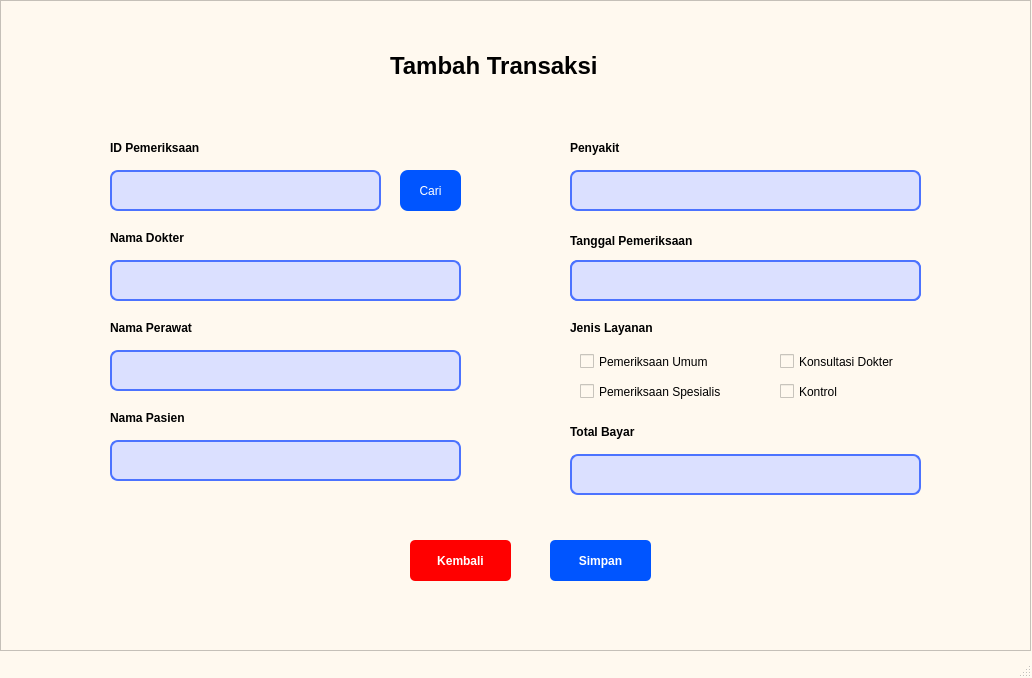
<?xml version="1.0" encoding="UTF-8"?>
<ui version="4.0">
 <class>MainWindow</class>
 <widget class="QMainWindow" name="MainWindow">
  <property name="geometry">
   <rect>
    <x>0</x>
    <y>0</y>
    <width>1032</width>
    <height>678</height>
   </rect>
  </property>
  <property name="windowTitle">
   <string>MainWindow</string>
  </property>
  <property name="styleSheet">
   <string notr="true">QMainWindow{ 
	background-color: rgb(255, 249, 239);
}</string>
  </property>
  <widget class="QWidget" name="centralwidget">
   <property name="styleSheet">
    <string notr="true">QWidget{ 
	background-color: rgb(255, 249, 239);
}</string>
   </property>
   <widget class="QFrame" name="frame">
    <property name="geometry">
     <rect>
      <x>0</x>
      <y>0</y>
      <width>1031</width>
      <height>651</height>
     </rect>
    </property>
    <property name="styleSheet">
     <string notr="true">QFrame{ 
	background-color: rgb(255, 249, 239);
}</string>
    </property>
    <property name="frameShape">
     <enum>QFrame::StyledPanel</enum>
    </property>
    <property name="frameShadow">
     <enum>QFrame::Raised</enum>
    </property>
    <widget class="QLabel" name="label_9">
     <property name="geometry">
      <rect>
       <x>570</x>
       <y>140</y>
       <width>121</width>
       <height>16</height>
      </rect>
     </property>
     <property name="font">
      <font>
       <weight>75</weight>
       <bold>true</bold>
      </font>
     </property>
     <property name="text">
      <string>Penyakit</string>
     </property>
    </widget>
    <widget class="QLabel" name="label_4">
     <property name="geometry">
      <rect>
       <x>390</x>
       <y>40</y>
       <width>271</width>
       <height>51</height>
      </rect>
     </property>
     <property name="font">
      <font>
       <pointsize>18</pointsize>
       <weight>75</weight>
       <bold>true</bold>
      </font>
     </property>
     <property name="text">
      <string>Tambah Transaksi</string>
     </property>
    </widget>
    <widget class="QPushButton" name="pushButton_3">
     <property name="geometry">
      <rect>
       <x>400</x>
       <y>170</y>
       <width>61</width>
       <height>41</height>
      </rect>
     </property>
     <property name="styleSheet">
      <string notr="true">QPushButton {
    background-color: rgb(0, 85, 255);
	border-radius: 8px;
	color: white
}</string>
     </property>
     <property name="text">
      <string>Cari</string>
     </property>
    </widget>
    <widget class="QLabel" name="label_11">
     <property name="geometry">
      <rect>
       <x>570</x>
       <y>320</y>
       <width>121</width>
       <height>16</height>
      </rect>
     </property>
     <property name="font">
      <font>
       <weight>75</weight>
       <bold>true</bold>
      </font>
     </property>
     <property name="text">
      <string>Jenis Layanan</string>
     </property>
    </widget>
    <widget class="QLabel" name="label_7">
     <property name="geometry">
      <rect>
       <x>570</x>
       <y>260</y>
       <width>351</width>
       <height>41</height>
      </rect>
     </property>
     <property name="styleSheet">
      <string notr="true">QLabel {
    border: 2px solid rgb(76, 115, 255);
    background-color: rgb(219, 224, 255);
	border-radius: 8px
}</string>
     </property>
     <property name="text">
      <string/>
     </property>
    </widget>
    <widget class="QLabel" name="label_5">
     <property name="geometry">
      <rect>
       <x>110</x>
       <y>320</y>
       <width>121</width>
       <height>16</height>
      </rect>
     </property>
     <property name="font">
      <font>
       <weight>75</weight>
       <bold>true</bold>
      </font>
     </property>
     <property name="text">
      <string>Nama Perawat</string>
     </property>
    </widget>
    <widget class="QLineEdit" name="lineEdit_4">
     <property name="geometry">
      <rect>
       <x>110</x>
       <y>170</y>
       <width>271</width>
       <height>41</height>
      </rect>
     </property>
     <property name="styleSheet">
      <string notr="true">QLineEdit {
    border: 2px solid rgb(76, 115, 255);
    background-color: rgb(219, 224, 255);
	border-radius: 8px
}</string>
     </property>
    </widget>
    <widget class="QLabel" name="label_6">
     <property name="geometry">
      <rect>
       <x>110</x>
       <y>230</y>
       <width>111</width>
       <height>16</height>
      </rect>
     </property>
     <property name="font">
      <font>
       <weight>75</weight>
       <bold>true</bold>
      </font>
     </property>
     <property name="text">
      <string>Nama Dokter</string>
     </property>
    </widget>
    <widget class="QPushButton" name="pushButton_4">
     <property name="geometry">
      <rect>
       <x>550</x>
       <y>540</y>
       <width>101</width>
       <height>41</height>
      </rect>
     </property>
     <property name="font">
      <font>
       <weight>75</weight>
       <bold>true</bold>
      </font>
     </property>
     <property name="styleSheet">
      <string notr="true">QPushButton {
    background-color: rgb(0, 85, 255);
    color: white;
    border-radius: 5px;   
    padding: 6px;           
}</string>
     </property>
     <property name="text">
      <string>Simpan</string>
     </property>
    </widget>
    <widget class="QLabel" name="label_10">
     <property name="geometry">
      <rect>
       <x>110</x>
       <y>140</y>
       <width>131</width>
       <height>16</height>
      </rect>
     </property>
     <property name="font">
      <font>
       <weight>75</weight>
       <bold>true</bold>
      </font>
     </property>
     <property name="text">
      <string>ID Pemeriksaan</string>
     </property>
    </widget>
    <widget class="QLabel" name="label_12">
     <property name="geometry">
      <rect>
       <x>110</x>
       <y>260</y>
       <width>351</width>
       <height>41</height>
      </rect>
     </property>
     <property name="styleSheet">
      <string notr="true">QLabel {
    border: 2px solid rgb(76, 115, 255);
    background-color: rgb(219, 224, 255);
	border-radius: 8px
}</string>
     </property>
     <property name="text">
      <string/>
     </property>
    </widget>
    <widget class="QLabel" name="label_13">
     <property name="geometry">
      <rect>
       <x>110</x>
       <y>350</y>
       <width>351</width>
       <height>41</height>
      </rect>
     </property>
     <property name="styleSheet">
      <string notr="true">QLabel {
    border: 2px solid rgb(76, 115, 255);
    background-color: rgb(219, 224, 255);
	border-radius: 8px
}</string>
     </property>
     <property name="text">
      <string/>
     </property>
    </widget>
    <widget class="QPushButton" name="pushButton_7">
     <property name="geometry">
      <rect>
       <x>410</x>
       <y>540</y>
       <width>101</width>
       <height>41</height>
      </rect>
     </property>
     <property name="font">
      <font>
       <weight>75</weight>
       <bold>true</bold>
      </font>
     </property>
     <property name="styleSheet">
      <string notr="true">QPushButton {
    background-color: rgb(255, 0, 0);
    color: white;
    border-radius: 5px;   
    padding: 6px;           
}</string>
     </property>
     <property name="text">
      <string>Kembali</string>
     </property>
    </widget>
    <widget class="QLabel" name="label_14">
     <property name="geometry">
      <rect>
       <x>570</x>
       <y>424</y>
       <width>101</width>
       <height>16</height>
      </rect>
     </property>
     <property name="font">
      <font>
       <weight>75</weight>
       <bold>true</bold>
      </font>
     </property>
     <property name="text">
      <string>Total Bayar</string>
     </property>
    </widget>
    <widget class="QLabel" name="label_15">
     <property name="geometry">
      <rect>
       <x>570</x>
       <y>170</y>
       <width>351</width>
       <height>41</height>
      </rect>
     </property>
     <property name="styleSheet">
      <string notr="true">QLabel {
    border: 2px solid rgb(76, 115, 255);
    background-color: rgb(219, 224, 255);
	border-radius: 8px
}</string>
     </property>
     <property name="text">
      <string/>
     </property>
    </widget>
    <widget class="QLabel" name="label_31">
     <property name="geometry">
      <rect>
       <x>570</x>
       <y>260</y>
       <width>351</width>
       <height>41</height>
      </rect>
     </property>
     <property name="styleSheet">
      <string notr="true">QLabel {
    border: 2px solid rgb(76, 115, 255);
    background-color: rgb(219, 224, 255);
	border-radius: 8px
}</string>
     </property>
     <property name="text">
      <string/>
     </property>
    </widget>
    <widget class="QLabel" name="label_32">
     <property name="geometry">
      <rect>
       <x>110</x>
       <y>410</y>
       <width>111</width>
       <height>16</height>
      </rect>
     </property>
     <property name="font">
      <font>
       <weight>75</weight>
       <bold>true</bold>
      </font>
     </property>
     <property name="text">
      <string>Nama Pasien</string>
     </property>
    </widget>
    <widget class="QLabel" name="label_33">
     <property name="geometry">
      <rect>
       <x>570</x>
       <y>230</y>
       <width>181</width>
       <height>21</height>
      </rect>
     </property>
     <property name="font">
      <font>
       <weight>75</weight>
       <bold>true</bold>
      </font>
     </property>
     <property name="text">
      <string>Tanggal Pemeriksaan</string>
     </property>
    </widget>
    <widget class="QLabel" name="label_34">
     <property name="geometry">
      <rect>
       <x>570</x>
       <y>454</y>
       <width>351</width>
       <height>41</height>
      </rect>
     </property>
     <property name="styleSheet">
      <string notr="true">QLabel {
    border: 2px solid rgb(76, 115, 255);
    background-color: rgb(219, 224, 255);
	border-radius: 8px
}</string>
     </property>
     <property name="text">
      <string/>
     </property>
    </widget>
    <widget class="QLabel" name="label_35">
     <property name="geometry">
      <rect>
       <x>110</x>
       <y>440</y>
       <width>351</width>
       <height>41</height>
      </rect>
     </property>
     <property name="styleSheet">
      <string notr="true">QLabel {
    border: 2px solid rgb(76, 115, 255);
    background-color: rgb(219, 224, 255);
	border-radius: 8px
}</string>
     </property>
     <property name="text">
      <string/>
     </property>
    </widget>
    <widget class="QCheckBox" name="checkBox">
     <property name="geometry">
      <rect>
       <x>580</x>
       <y>350</y>
       <width>171</width>
       <height>23</height>
      </rect>
     </property>
     <property name="text">
      <string>Pemeriksaan Umum</string>
     </property>
    </widget>
    <widget class="QCheckBox" name="checkBox_2">
     <property name="geometry">
      <rect>
       <x>580</x>
       <y>380</y>
       <width>181</width>
       <height>23</height>
      </rect>
     </property>
     <property name="text">
      <string>Pemeriksaan Spesialis</string>
     </property>
    </widget>
    <widget class="QCheckBox" name="checkBox_3">
     <property name="geometry">
      <rect>
       <x>780</x>
       <y>350</y>
       <width>151</width>
       <height>23</height>
      </rect>
     </property>
     <property name="text">
      <string>Konsultasi Dokter</string>
     </property>
    </widget>
    <widget class="QCheckBox" name="checkBox_4">
     <property name="geometry">
      <rect>
       <x>780</x>
       <y>380</y>
       <width>95</width>
       <height>23</height>
      </rect>
     </property>
     <property name="text">
      <string>Kontrol</string>
     </property>
    </widget>
   </widget>
  </widget>
  <widget class="QMenuBar" name="menubar">
   <property name="geometry">
    <rect>
     <x>0</x>
     <y>0</y>
     <width>1032</width>
     <height>26</height>
    </rect>
   </property>
  </widget>
  <widget class="QStatusBar" name="statusbar"/>
 </widget>
 <resources/>
 <connections/>
</ui>
